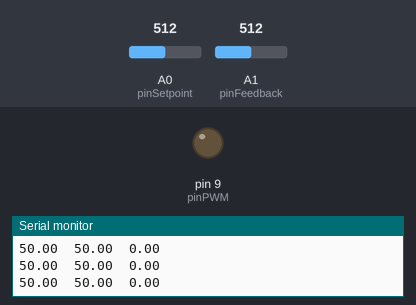
The sketch below on a simulated Arduino Uno, built with avr-gcc and run on an emulated ATmega328P. Shown: output pins drawn as LEDs (lit = HIGH), the last lines printed to the serial monitor. Inputs (shaded band) come from the test bench; at power-on: A0 (pinSetpoint) = 512, A1 (pinFeedback) = 512.

Above: at 1.2 s.
1.3 s: A0 (pinSetpoint) set to 537
At 1.63 s:
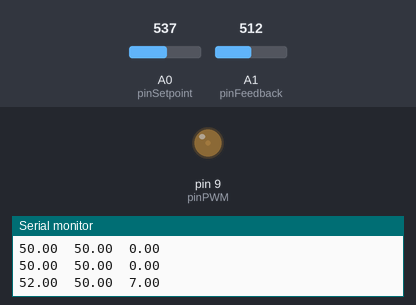
4.3 s: A1 (pinFeedback) set to 306
6.4 s: A1 (pinFeedback) set to 716
At 6.72 s:
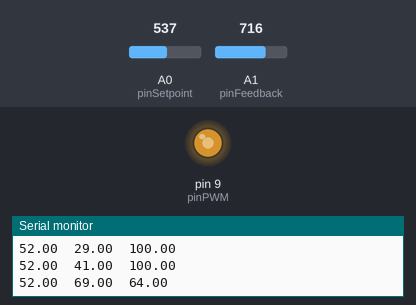
9.4 s: A0 (pinSetpoint) set to 716
At 9.78 s:
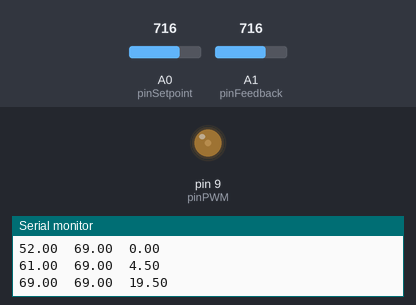
11.3 s: A0 (pinSetpoint) set to 511
At 12.4 s:
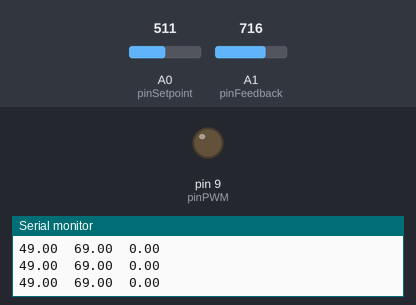
13.0 s: A1 (pinFeedback) set to 437
16.0 s: A1 (pinFeedback) set to 411
Timing chart, 0 to 20.0 s (numbered marks = the images above; inputs shaded):
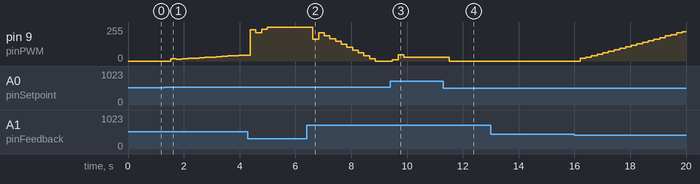

Measured:
- after the input at 1.3 s, pin 9 (pinPWM): 0/255 → 17/255 after 0.23 s, → 15/255 0.20 s later, → 17/255 0.20 s later, → 20/255 0.20 s later, … (14 changes in this stretch)
- after the input at 6.4 s, pin 9 (pinPWM): 255/255 → 163/255 after 0.22 s, → 211/255 0.20 s later, → 191/255 0.20 s later, → 168/255 0.20 s later, … (12 changes in this stretch)
- after the input at 9.4 s, pin 9 (pinPWM): 0/255 → 10/255 after 0.08 s, → 48/255 0.20 s later, → 28/255 0.20 s later
- after the input at 11.3 s, pin 9 (pinPWM): 28/255 → 0/255 after 0.22 s

The sketch:

pid.ino
```cpp
// Pines
const int pinSetpoint = A0;  // Entrada de referencia
const int pinFeedback = A1;  // Entrada de retroalimentación
const int pinPWM = 9;        // Salida PWM

// Variables PID
double setpoint = 0;     // Valor de referencia (0-100)
double feedback = 0;     // Valor real medido (0-100)
double output = 0;       // Salida PID (0-100)

// Parámetros PID (ajustables)
double Kp = 2.0;  // Ganancia proporcional
double Ki = 0.5;  // Ganancia integral
double Kd = 1.0;  // Ganancia derivativa

// Variables para el cálculo PID
double errorAnterior = 0;
double integral = 0;

// Configuración de promediado
const int numSamples = 10;  // Número de muestras para promediar

void setup() {
  pinMode(pinPWM, OUTPUT);      // Configurar pin PWM como salida
  Serial.begin(9600);           // Comunicación serial para monitoreo
}

void loop() {
  // Leer y promediar valores de A0 y A1
  setpoint = leerPromediado(pinSetpoint, numSamples);
  feedback = leerPromediado(pinFeedback, numSamples);

  // Normalizar valores (0-1023 → 0-100)
  setpoint = map(setpoint, 0, 1023, 0, 100);
  feedback = map(feedback, 0, 1023, 0, 100);

  // Calcular error
  double error = setpoint - feedback;

  // Integración del error
  integral += error;

  // Derivada del error
  double derivada = error - errorAnterior;

  // Cálculo del PID
  output = (Kp * error) + (Ki * integral) + (Kd * derivada);

  // Limitar la salida entre 0% y 100%
  output = constrain(output, 0, 100);

  // Convertir la salida (0-100) al rango PWM (0-255)
  int pwmOutput = map(output, 0, 100, 0, 255);
  analogWrite(pinPWM, pwmOutput);

  // Guardar error para el siguiente ciclo
  errorAnterior = error;

  // **Formato para el Plotter Serial**
  Serial.print(setpoint);
  Serial.print("\t");
  Serial.print(feedback);
  Serial.print("\t");
  Serial.println(output);

  delay(100);  // Pequeña pausa para estabilidad
}

// Función para leer y promediar valores de un pin analógico
int leerPromediado(int pin, int muestras) {
  long suma = 0;
  for (int i = 0; i < muestras; i++) {
    suma += analogRead(pin);
    delay(5);  // Pequeño retraso para evitar lecturas ruidosas
  }
  return suma / muestras;
}
```
